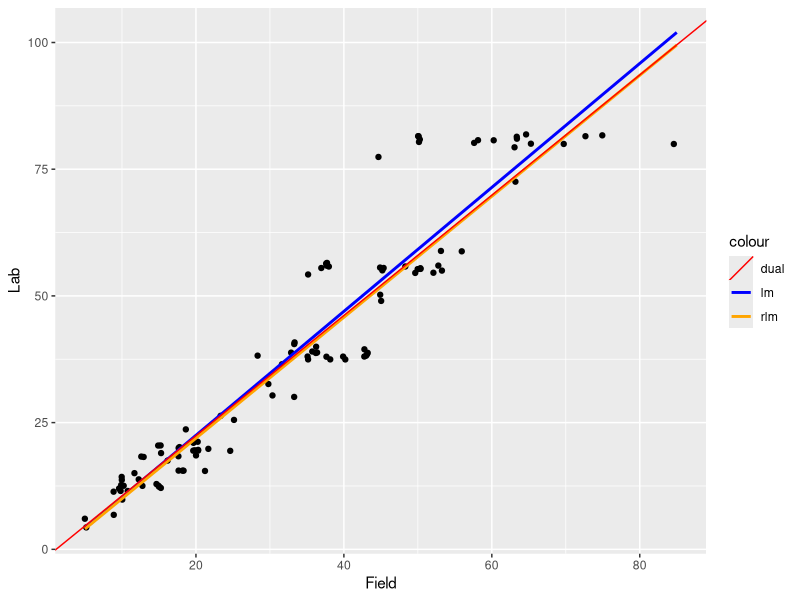
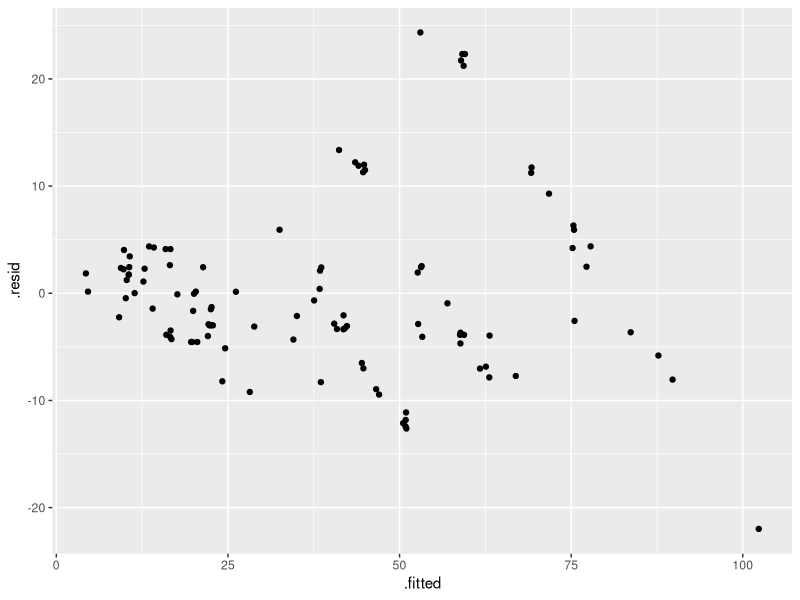
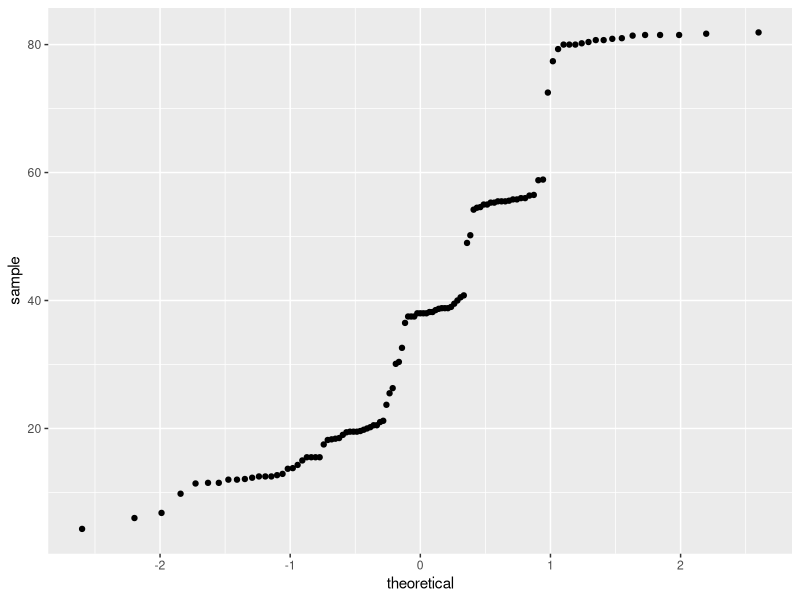

Write the R code that produced these figures, in order.
# Alexander Durbin
# STAT5514 Homework 4
# Dual Regression

# library(tidyverse)
# 
# raw <- read.table('data.txt', header = TRUE)
# head(raw)
# 
# lmfit <- lm(Lab ~ Field, data = raw)
# ob0 <- coefficients(lmfit)[1]
# ob1 <- coefficients(lmfit)[2]
# 
# resid <- residuals(lmfit)
# resid2 <- resid^2
# 
# glmfit <- glm(resid2 ~ raw$Field, family = Gamma(link = "log"))
# 
# w = rep(0, nrow(raw))
# 
# for(i in 1:nrow(raw)){
#   
#   w[i] = 1 / exp(ob0 + ob1 * raw$Field[i])
#   
# }
# 
# w <- diag(w)
# 
# raw$Lab <- sqrt(w) * raw$Lab
# raw$Field <- sqrt(w) * raw$Field
# 
# lmfit_new <- lm(Lab ~ Field, data = raw)
# 
# if(all(coefficients(lmfit) - coefficients(lmfit_new)) < 1E-5) print('alex')

# so assuming i am computing this correctly keep wrap this in a while loop 
# after initial estimates old, new


# new start ---------------------------------------------------------------

# library(tidyverse)
# library(MASS)
# library(broom)
# 
# raw <- read.table('data.txt', header = TRUE)
# y <- raw$Lab
# x <- raw$Field
# x_fixed <- raw$Field
# 
# f1 <- lm(y ~ x)
# bo <- coefficients(f1)
# r2 <- residuals(f1)^2
# f2 <- glm(r2 ~ x_fixed, family = Gamma(link = 'log'), maxit = 1000)
# w = rep(0, nrow(raw))
# w <- sapply(x, function(g) return(1 / exp(coefficients(f1)[1] + coefficients(f1)[2] * g)))
# y <- sqrt(w) * y
# x <- sqrt(w) * x
# bn <- coefficients(lm(y ~ x))
# 
# while(all(abs(bn - bo) > 1E-5)){
#   
#   f1 <- lm(y ~ x)
#   r2 <- residuals(f1)^2
#   f2 <- glm(r2 ~ x_fixed, family = Gamma(link = 'log'), maxit = 1000)
#   w = rep(0, nrow(raw))
#   w <- sapply(x, function(g) return(1 / exp(coefficients(f1)[1] + coefficients(f1)[2] * g)))
#   y <- sqrt(w) * y
#   x <- sqrt(w) * x
#   bo <- coefficients(f1)
#   bn <- coefficients(lm(y ~ x))
#   
# }
# 
# bo
# bn

# ggplot(data = raw) +
#   geom_jitter(mapping = aes(x = Field, y = Lab)) +
#   geom_smooth(mapping = aes(x = Field, y = Lab, color = 'lm'), method = 'lm', se = FALSE, fullrange = TRUE) +
#   geom_smooth(mapping = aes(x = Field, y = Lab, color = 'rlm'), method = 'rlm', se = FALSE, fullrange = TRUE) +
#   geom_abline(mapping = aes(color = 'dual', slope = bn[2], intercept = bn[1])) +
#   scale_color_manual(values = c('red', 'blue', 'orange'))
# 
# mod <- lm(Lab ~ Field, data = raw)
# df <- augment(mod)
# ggplot(data = df) + 
#   geom_jitter(mapping = aes(x = .fitted, y = .resid))
# 
# ggplot(data = raw) +
#   stat_qq(mapping = aes(sample = Lab))


# try first algorithm -----------------------------------------------------


library(tidyverse)
library(MASS)
library(broom)

raw <- read.table('data.txt', header = TRUE)
y <- raw$Lab
x <- cbind(rep(1, nrow(raw)), raw$Field)

tol <- 1E-5

beta <- coefficients(lm(y ~ raw$Field))

dif <- 1

while (dif > tol) {
  
  old <- beta
  r <- y - x %*% old
  theta <- coefficients(glm(r^2 ~ raw$Field, family = Gamma(link = 'log')))
  W = diag(as.vector(1 / exp( x %*% theta)))
  beta <- solve(t(x) %*% W %*% x) %*% t(x) %*% W %*% y
  dif <- sum((old - beta)^2)
  
}

ggplot(data = raw) +
  geom_jitter(mapping = aes(x = Field, y = Lab)) +
  geom_smooth(mapping = aes(x = Field, y = Lab, color = 'lm'), method = 'lm', se = FALSE, fullrange = TRUE) +
  geom_smooth(mapping = aes(x = Field, y = Lab, color = 'rlm'), method = 'rlm', se = FALSE, fullrange = TRUE) +
  geom_abline(mapping = aes(color = 'dual', slope = beta[2], intercept = beta[1])) +
  scale_color_manual(values = c('red', 'blue', 'orange'))

mod <- lm(Lab ~ Field, data = raw)
df <- augment(mod)
ggplot(data = df) + 
  geom_jitter(mapping = aes(x = .fitted, y = .resid))

ggplot(data = raw) +
  stat_qq(mapping = aes(sample = Lab))
